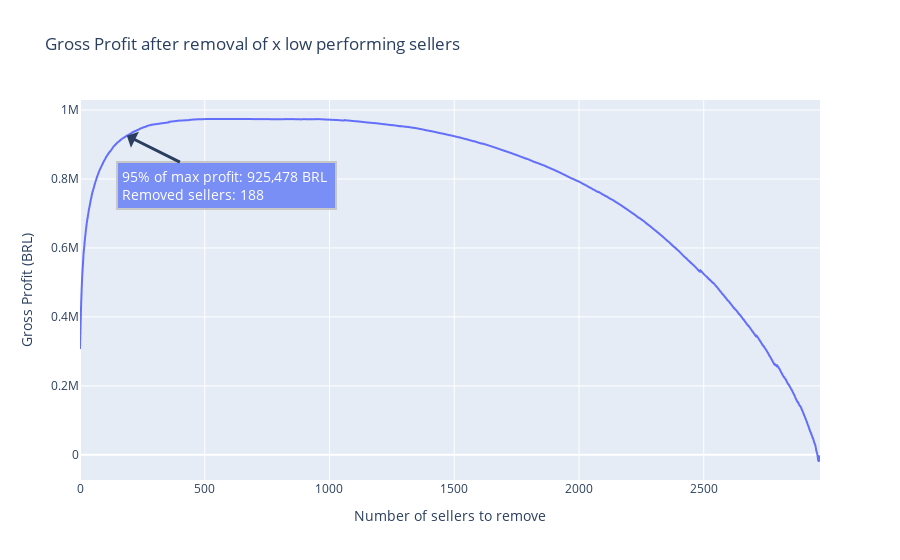

Notebook code for this chart:
### Markdown cell above
### Balanced approach: 95% of max profit while removing only 188 sellers

### Code cell
plot_profit(option='95%')

### Figure 1 — Plotly figure (JSON) as saved in the notebook; plotly's stock layout.template omitted (floating-point values rounded to 4 significant figures; data arrays with more than 128 entries replaced by an {"elided": "..."} marker saying what was removed)
{"data": [{"hovertemplate": "Number of sellers to remove=%{x}<br>Gross Profit (BRL)=%{y}<extra></extra>", "legendgroup": "", "line": {"color": "#636efa", "dash": "solid"}, "marker": {"symbol": "circle"}, "mode": "lines", "name": "", "showlegend": false, "type": "scattergl", "x": {"elided": "2967 int values"}, "xaxis": "x", "y": {"elided": "2967 int values"}, "yaxis": "y"}], "layout": {"annotations": [{"align": "left", "arrowhead": 1, "arrowwidth": 3, "ax": 100, "ay": 50, "bgcolor": "#7a8ff5", "bordercolor": "#c7c7c7", "borderpad": 4, "borderwidth": 2, "font": {"color": "#ffffff", "size": 14}, "showarrow": true, "text": "95% of max profit: 925,478 BRL <br>Removed sellers: 188", "x": 188, "xref": "x", "y": 925478, "yref": "y"}], "legend": {"tracegroupgap": 0}, "title": {"text": "  Gross Profit after removal of x low performing sellers"}, "xaxis": {"anchor": "y", "domain": [0, 1], "title": {"text": "Number of sellers to remove"}}, "yaxis": {"anchor": "x", "domain": [0, 1], "title": {"text": "Gross Profit (BRL)"}}}}
